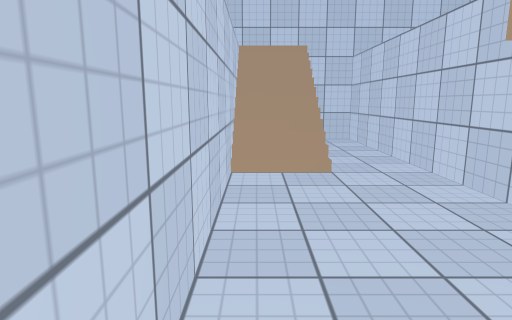
[1] (above)

14 first-person views from a walk through a scene from a Unity 3-D project. The camera is 1.4 m above the floor, tilts 10° down and sees 75° across. Doors are open. The floor is counted in squares, 1 m on a side. Each view is taken from the middle of a square. On the plan, view 1 faces up. The plan holds only what a view shows up to about 15 squares ahead; the rest is blank. The place goes on beyond the plan. Some surface patterns are stand-ins.

[2]
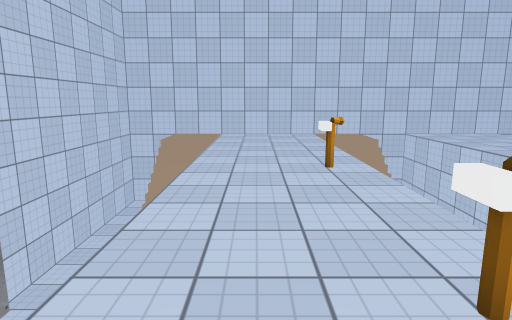

[3]
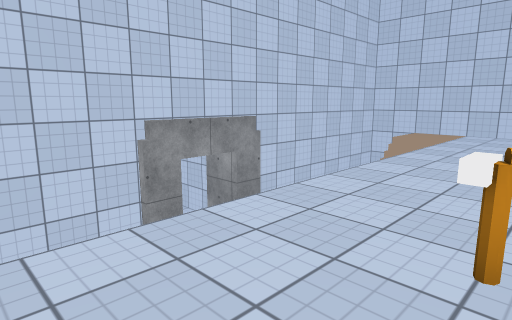

[4]
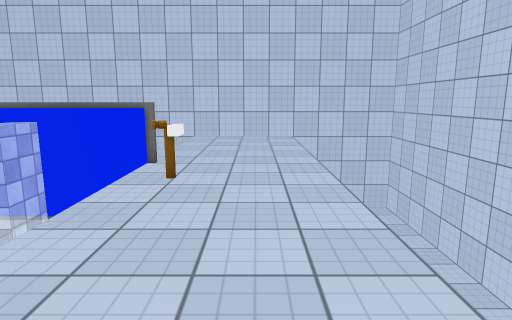

[5]
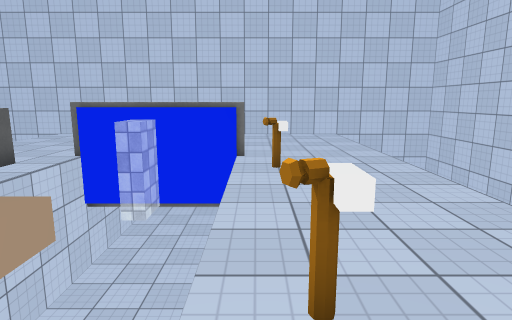

[6]
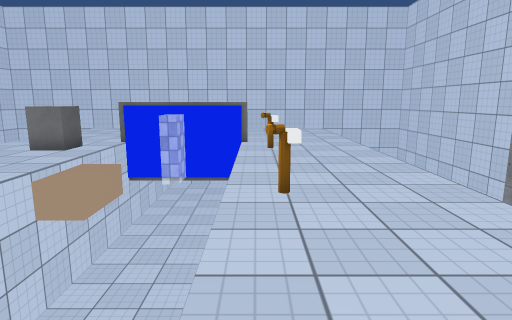

[7]
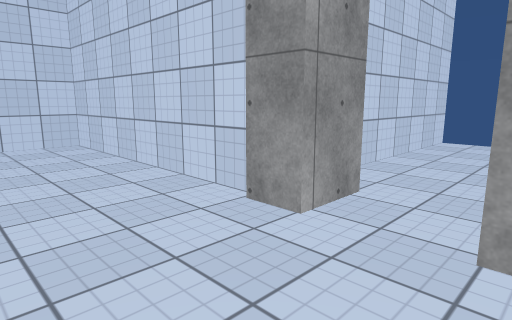

[8]
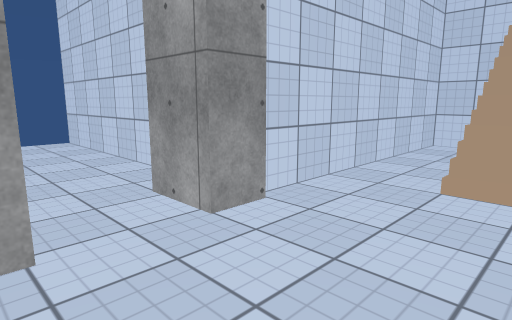

[9]
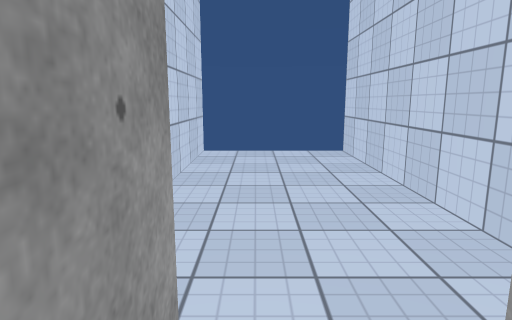

[10]
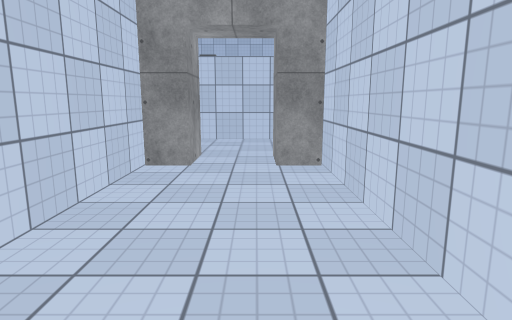

[11]
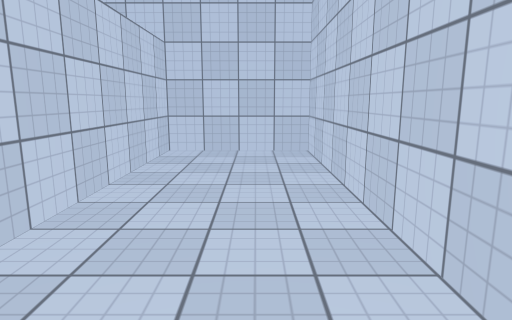

[12]
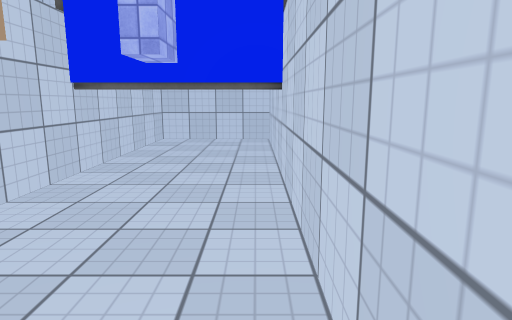

[13]
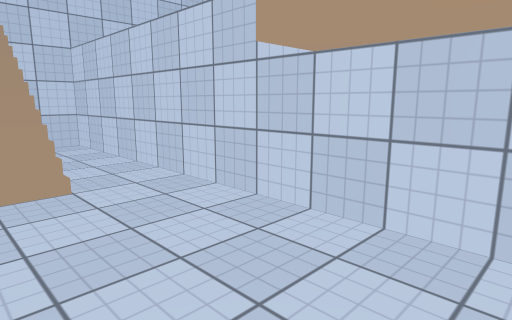

[14]
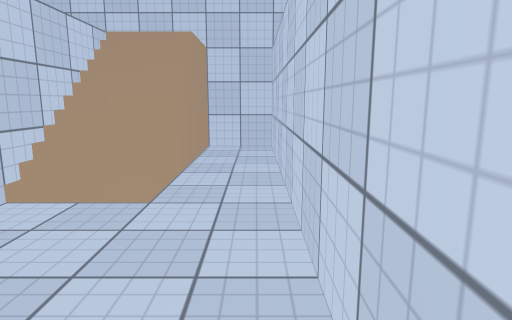

### Floor plan
Key: @ floor where view 1 was taken; # wall or solid block; . main floor; : floor 3 m higher than the main floor; / step, stairs or slope; D open door; = window, fence, low wall or low ledge; v drop or lower ground; O other object.
Columns run from 18 left of view 1 to 6 right of it. Each row starts with its distance up from view 1.
 13          ##############
 12          #..::::::::..#
 11          #..::::::::..#
 10          #..//:::://..#
  9          #..//:::://..#
  8          #../ :::://..#
  7          #../ :::://..#
  6          #... ::::....#
  5 ##########....::OO....#
  4  .......#D....::::....#
  3  .......DD....::::....#
  2  .......DD....::::....#
  1  .......#D....::::....#
  0 ##########....::OO@...#
 -1          #....:::=....#
 -2          #....::::vvv##
 -3          #....::::vvvv#
 -4          #....::::vvvv
 -5          #....::::vvvv
 -6          #....::::vvvv
 -7          #....::::vvvv
 -8          ################

Where each view was taken, in squares from view 1:
view 1: 0 up, 0 right, facing up
view 2: 2 down, 3 left, facing up
view 3: 3 down, 1 left, facing up-left
view 4: 6 up, 3 left, facing down
view 5: 7 up, 1 left, facing down
view 6: 10 up, 1 left, facing down
view 7: 4 up, 5 left, facing down-left
view 8: 1 up, 5 left, facing up-left
view 9: 2 up, 8 left, facing left
view 10: 2 up, 17 left, facing right
view 11: 2 up, 7 left, facing down
view 12: 5 up, 0 right, facing down
view 13: 1 up, 0 right, facing up-right
view 14: 2 up, 3 right, facing up
